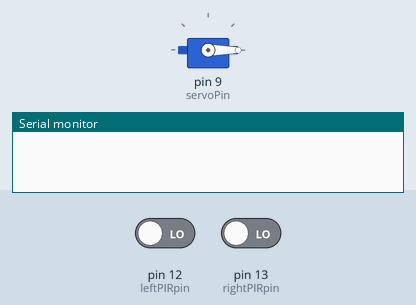
Bench run of a sketch on a simulated Arduino Uno, built with avr-gcc and run on an emulated ATmega328P. Parts: servo, the last lines printed to the serial monitor. Inputs (shaded band) come from the test bench; at power-on: pin 12 (leftPIRpin) LOW, pin 13 (rightPIRpin) LOW. Random numbers use the default seed unless the sketch sets one.

Above: at 5.5 s.
At 6.5 s:
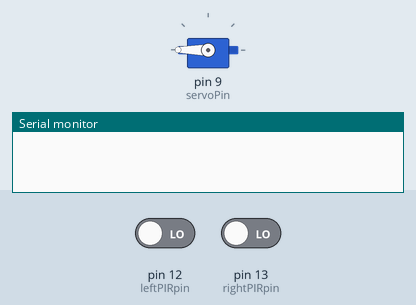
At 9.6 s:
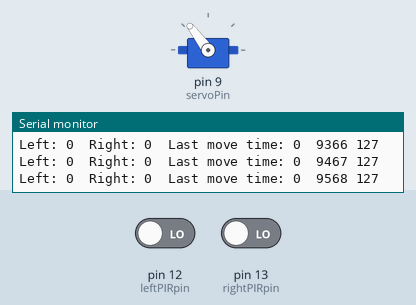
9.7 s: pin 12 (leftPIRpin) driven HIGH
Timing chart, 0 to 12.7 s (numbered marks = the images above; inputs shaded):
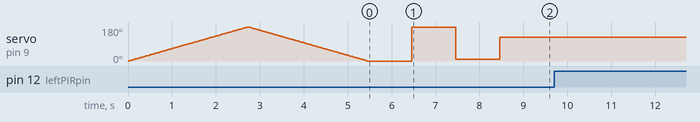

The sketch:

portraitOfSecurity.ino
```cpp
// Portait of security
// Arduino Uno program to move eyes behind a portrait like Scooby Doo shows
// Andrew Ruether

#include <Servo.h>

Servo myservo;  // create servo object to control a servo

// Arduino I/O pins for PIR sensors
#define leftPIRpin  12  // left PIR sensor
#define rightPIRpin 13  // Right PIR sensor
#define servoPin  9     // Servo pin

// Delay before making another move (in mS)
#define delayTime 1800000

// Delay between servo steps (in mS)
#define stepDelay 15

// Servo values for different positions
#define leftPosition 5
#define rightPosition 80
#define neutralPosition 120

int pos = 0;    // variable to store the servo position
bool inNeutralPosition = false;   // Are the eyes in a neutral position?
unsigned long lastMoveTime = 0;   // millis value when the eyes were last moved


void setup() {

  // Set PIR sensor I/O pins to inputs
  pinMode(leftPIRpin, INPUT);
  pinMode(rightPIRpin, INPUT);

  // Set up servo by attaching it to an Arduino pin
  myservo.attach(servoPin);

  Serial.begin(115200);

  // Do a start up routine to move the eyes
  for (pos = 0; pos <= 180; pos += 1) { // goes from 0 degrees to 180 degrees
    // in steps of 1 degree
    myservo.write(pos);              // tell servo to go to position in variable 'pos'
    delay(stepDelay);                // waits for the servo to reach the position
  }
  for (pos = 180; pos >= 0; pos -= 1) { // goes from 180 degrees to 0 degrees
    myservo.write(pos);              // tell servo to go to position in variable 'pos'
    delay(stepDelay);                // wait for the servo to reach the position
  }

  delay(1000);
  myservo.write(180);
  delay(1000);
  myservo.write(10);
  delay(1000);
  myservo.write(90);

  // Go to neutral position
  myservo.write(120 + random(40));
  inNeutralPosition = true;
}

void loop() {

  // Read PIR (Passive Infra-Red) sensors
  bool leftSensor = digitalRead(leftPIRpin);
  bool rightSensor = digitalRead(rightPIRpin);

  // Get current position
  int currentPos = myservo.read();
  int newPos = currentPos;

  // Print out status
  Serial.print("Left: ");
  Serial.print(leftSensor);
  Serial.print("\t");
  Serial.print("Right: ");
  Serial.print(rightSensor);
  Serial.print("\t");
  Serial.print("Last move time: ");
  Serial.print(lastMoveTime);
  Serial.print("\t");
  Serial.print(millis());
  Serial.print(" ");
  Serial.println(currentPos);


  // If left sensor was just triggered, move left
  if (leftSensor && (millis() - lastMoveTime) > delayTime) {
    newPos = leftPosition + random(5);
    inNeutralPosition = false;
    Serial.println("Left motion detected");
  } else if (rightSensor && (millis() - lastMoveTime) > delayTime) {
    // If right sensor was just triggered, move to center
    newPos = rightPosition + random(10);
    inNeutralPosition = false;
    Serial.println("Right motion detected");
  } else if (!inNeutralPosition && !leftSensor && !rightSensor && ((millis() - lastMoveTime) > 2*delayTime)) {
    // If nothing is going on for while, move to a neutral position.
    newPos = neutralPosition + random(40);
    inNeutralPosition = true;
    Serial.println("Move to neutral position");
  }

  // If a move is requested, carry it out
  if (newPos != currentPos) {
    Serial.print("Move to: ");
    Serial.println(newPos);
    if (currentPos >= newPos) {
      for (pos = currentPos; pos >= newPos; pos += -1) {
        // in steps of 1 degree
        myservo.write(pos);              // tell servo to go to position in variable 'pos'
        delay(stepDelay);                       // wait for the servo to reach the position
      }
    } else {
      for (pos = currentPos; pos <= newPos; pos += 1) {
        // in steps of 1 degree
        myservo.write(pos);              // tell servo to go to position in variable 'pos'
        delay(stepDelay);                // wait for the servo to reach the position
      }
    }
    lastMoveTime = millis();
  }

  delay(100);
}
```
